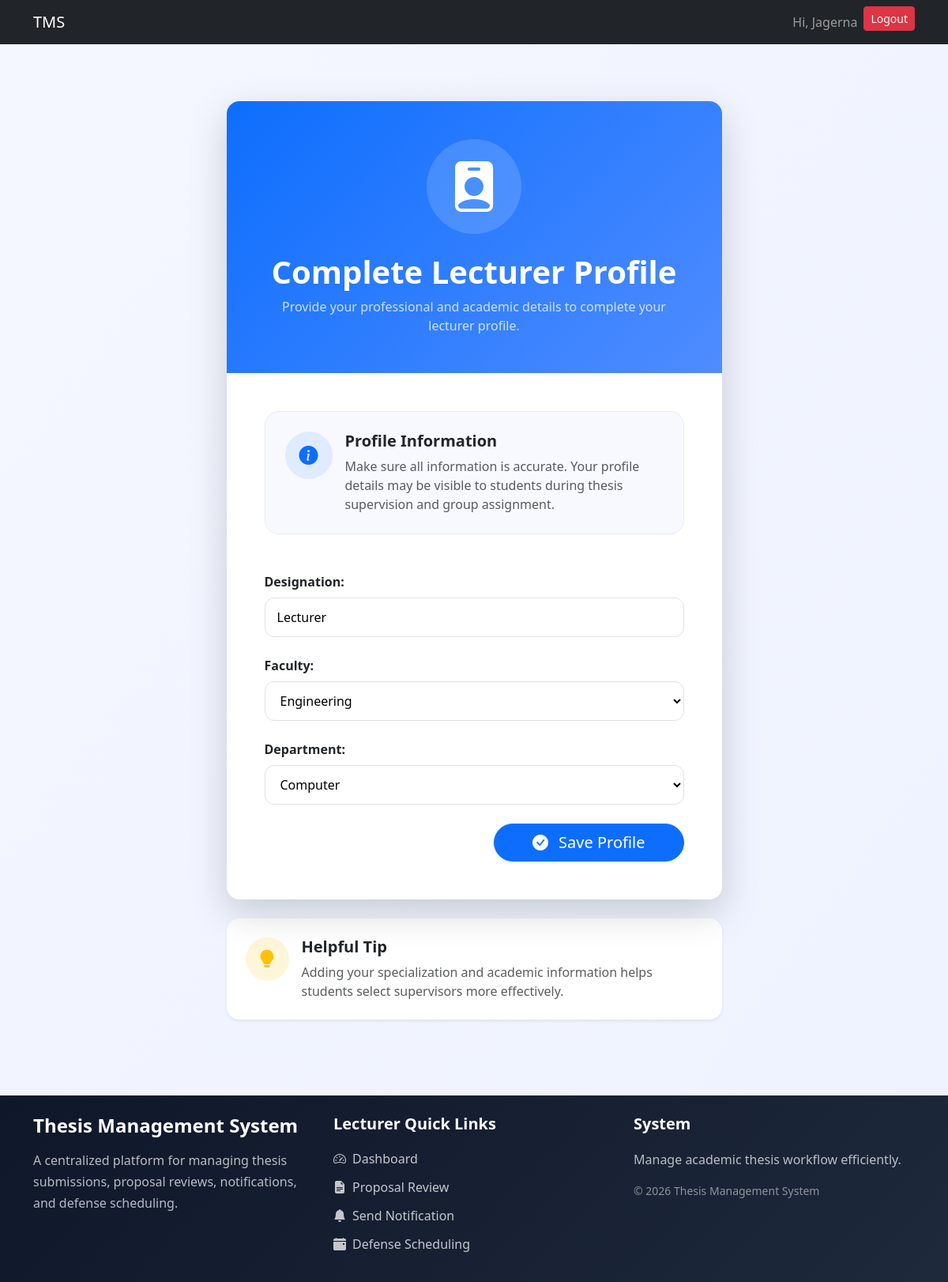
Screenshot of /lecturer/profile/ (signed in) with the database file from the repository.
### users/models.py (models this page shows, shortened)
class User(AbstractUser):
    username = models.CharField(max_length=100, unique=True)
    email = models.EmailField(unique=True)
    role = models.CharField(max_length=10, choices=ROLE_CHOICES)
    USERNAME_FIELD = "email"
    REQUIRED_FIELDS = ["username"]

class Lecturer(models.Model):
    user = models.OneToOneField(User, on_delete=models.CASCADE)
    full_name = models.CharField(max_length=150)
    designation = models.CharField(max_length=100, null=True, blank=True)
    faculty = models.ForeignKey(Faculty, on_delete=models.CASCADE, null=True, blank=True)
    department = models.ForeignKey(Department, on_delete=models.CASCADE, null=True, blank=True)
    is_supervisor = models.BooleanField(default=False)

### users/views.py (the view, shortened to what this page needs)
# urls.py: path('lecturer/profile/', complete_lecturer_profile, name='complete_lecturer_profile'),
@login_required
def complete_lecturer_profile(request):
    lecturer = Lecturer.objects.get(
        user=request.user
    )
    form = LecturerProfileForm(
        instance=lecturer
    )
    context = {
        'form': form
    }
    return render(request,'lecturer/complete_profile.html',context)

### users/forms.py
class LecturerProfileForm(forms.ModelForm):
    class Meta:
        model = Lecturer
        fields = [
            'designation',
            'faculty',
            'department'
        ]

### academics/models.py (called while the page is built)
    def __str__(self):
        return self.name

    def __str__(self):
        return self.name

### users/templates/lecturer/complete_profile.html (shortened to what this page needs)
{% extends "base.html" %}
{% block start %}
<div class="container py-5">
    <div class="row justify-content-center">
        <div class="col-lg-7">
            <div class="card border-0 shadow-lg rounded-4 overflow-hidden">
                <div class="profile-header text-white p-5 text-center">
                    <div class="header-icon mx-auto mb-4">
                        <i class="bi bi-person-badge-fill"></i>
                    </div>
                    <h1 class="fw-bold mb-2">
                        Complete Lecturer Profile
                    </h1>
                    <p class="opacity-75 mb-0">
                        Provide your professional and academic details
                        to complete your lecturer profile.
                    </p>
                </div>
                <div class="card-body p-4 p-md-5">
                    <div class="info-box mb-5">
                        <div class="d-flex align-items-start">
                            <div class="info-icon me-3">
                                <i class="bi bi-info-circle-fill"></i>
                            </div>
                            <div>
                                <h5 class="fw-bold mb-2">
                                    Profile Information
                                </h5>
                                <p class="text-muted mb-0">
                                    Make sure all information is accurate.
                                    Your profile details may be visible to students
                                    during thesis supervision and group assignment.
                                </p>
                            </div>
                        </div>
                    </div>
                    <form method="POST">
                        <div class="custom-form">
                            {{ form.as_p }}
                        </div>
                        <div class="text-end mt-4">
                            <button type="submit"
                                    class="btn btn-primary btn-lg rounded-pill px-5 shadow-sm">
                                <i class="bi bi-check-circle-fill me-2"></i>
                                Save Profile
                            </button>
                        </div>
                    </form>
                </div>
            </div>
            <div class="tips-card shadow-sm rounded-4 p-4 mt-4">
                <div class="d-flex align-items-start">
                    <div class="tips-icon me-3">
                        <i class="bi bi-lightbulb-fill"></i>
                    </div>
                    <div>
                        <h5 class="fw-bold mb-2">
                            Helpful Tip
                        </h5>
                        <p class="text-muted mb-0">
                            Adding your specialization and academic information
                            helps students select supervisors more effectively.
                        </p>
                    </div>
                </div>
            </div>
        </div>
    </div>
</div>
<link rel="stylesheet"
href="https://cdn.jsdelivr.net/npm/bootstrap-icons@1.11.3/font/bootstrap-icons.min.css">
{% endblock %}

### users/templates/base.html (shortened to what this page needs)
<!DOCTYPE html>
<html lang="en">
<head>
    <link href="https://cdn.jsdelivr.net/npm/bootstrap@5.3.8/dist/css/bootstrap.min.css" rel="stylesheet">
</head>
<body>
    <nav class="navbar navbar-expand-lg navbar-dark bg-dark">
        <div class="container">
            {% if request.user.is_authenticated %}
            {% if request.user.role == 'student' %}
            <a class="navbar-brand" href="{% url 'student_dashboard' %}">
                TMS
            </a>
            {% elif request.user.role == 'lecturer' %}
            <a class="navbar-brand" href="{% url 'lecturer_dashboard' %}">
                TMS
            </a>
            {% elif request.user.role == 'admin' %}
            <a class="navbar-brand" href="{% url 'admin_dashboard' %}">
                TMS
            </a>
            {% endif %}
            {% else %}
            <a class="navbar-brand" href="{% url 'login' %}">
                TMS
            </a>
            {% endif %}
            <div class="collapse navbar-collapse" id="navbarNav">
                <ul class="navbar-nav ms-auto">
                    {% if request.user.is_authenticated %}
                    <li class="nav-item">
                        <span class="nav-link">Hi, {{ request.user.first_name }}</span>
                    </li>
                    <li class="nav-item">
                        <a href="/logout/" class="btn btn-danger btn-sm">Logout</a>
                    </li>
                    {% endif %}
                </ul>
            </div>
        </div>
    </nav>
    <div class="container mt-4">
        {% block start %}
        {% endblock %}
    </div>
    <footer class="footer-section mt-5">
        <div class="container py-4">
            <div class="row g-4">
                <div class="col-lg-4">
                    <h4 class="fw-bold text-white mb-3">
                        Thesis Management System
                    </h4>
                    <p class="footer-text">
                        A centralized platform for managing thesis submissions,
                        proposal reviews, notifications, and defense scheduling.
                    </p>
                </div>
                {% if request.user.role == "lecturer" %}
                <div class="col-lg-4">
                    <h5 class="footer-title">
                        Lecturer Quick Links
                    </h5>
                    <ul class="footer-links">
                        <li>
                            <a href="{% url 'lecturer_dashboard' %}">
                                <i class="bi bi-speedometer2 me-2"></i>
                                Dashboard
                            </a>
                        </li>
                        <li>
                            <a href="{% url 'lecturer_proposals' %}">
                                <i class="bi bi-file-earmark-text-fill me-2"></i>
                                Proposal Review
                            </a>
                        </li>
                        <li>
                            <a href="{% url 'notification_center' %}">
                                <i class="bi bi-bell-fill me-2"></i>
                                Send Notification
                            </a>
                        </li>
                        <li>
                            <a href="{% url 'lecturer_groups' %}">
                                <i class="bi bi-calendar-event-fill me-2"></i>
                                Defense Scheduling
                            </a>
                        </li>
                    </ul>
                </div>
                {% endif %}
                <div class="col-lg-4">
                    <h5 class="footer-title">
                        System
                    </h5>
                    <p class="footer-text mb-2">
                        Manage academic thesis workflow efficiently.
                    </p>
                    <p class="footer-copy">
                        © 2026 Thesis Management System
                    </p>
                </div>
            </div>
        </div>
    </footer>
    <link rel="stylesheet" href="https://cdn.jsdelivr.net/npm/bootstrap-icons@1.11.3/font/bootstrap-icons.min.css">
</body>
</html>

### users/templates/lecturer/complete_profile.html (style rules this page uses)
body { background: linear-gradient(to bottom right, #f4f7ff, #eef2ff); }
.rounded-4 { border-radius: 1.3rem; }
.profile-header { background: linear-gradient(135deg, #0d6efd, #4f8cff); }
.header-icon { width: 120px; height: 120px; border-radius: 50%; background: rgba(255,255,255,0.15); display: flex; align-items: center; justify-content: center; font-size: 4rem; }
.info-box { background: #f8f9ff; border: 1px solid #e9ecef; border-radius: 18px; padding: 25px; }
.info-icon { width: 60px; height: 60px; border-radius: 50%; background: rgba(13,110,253,0.1); color: #0d6efd; display: flex; align-items: center; justify-content: center; font-size: 1.5rem; flex-shrink: 0; }
.custom-form p { margin-bottom: 1.5rem; }
.custom-form label { display: block; margin-bottom: 8px; font-weight: 600; color: #212529; }
.custom-form input, .custom-form textarea, .custom-form select { width: 100%; padding: 12px 15px; border: 1px solid #dee2e6; border-radius: 12px; background: white; transition: 0.3s ease; }
.tips-card { background: white; }
.tips-icon { width: 55px; height: 55px; border-radius: 50%; background: rgba(255,193,7,0.15); color: #ffc107; display: flex; align-items: center; justify-content: center; font-size: 1.4rem; flex-shrink: 0; }

### users/templates/base.html (style rules this page uses)
.footer-section { background: linear-gradient(135deg, #0f172a, #1e293b); color: white; margin-top: 80px; }
.footer-title { font-weight: 700; margin-bottom: 20px; color: #ffffff; }
.footer-text { color: rgba(255, 255, 255, 0.7); line-height: 1.7; }
.footer-copy { color: rgba(255, 255, 255, 0.5); margin-top: 15px; font-size: 14px; }
.footer-links { list-style: none; padding: 0; margin: 0; }
.footer-links li { margin-bottom: 12px; }
.footer-links a { color: rgba(255, 255, 255, 0.75); text-decoration: none; transition: 0.3s ease; display: inline-flex; align-items: center; }

### rows the page displays
User: user.first_name "Jagerna"
Lecturer: designation "Lecturer", faculty "Engineering", department "Computer"
